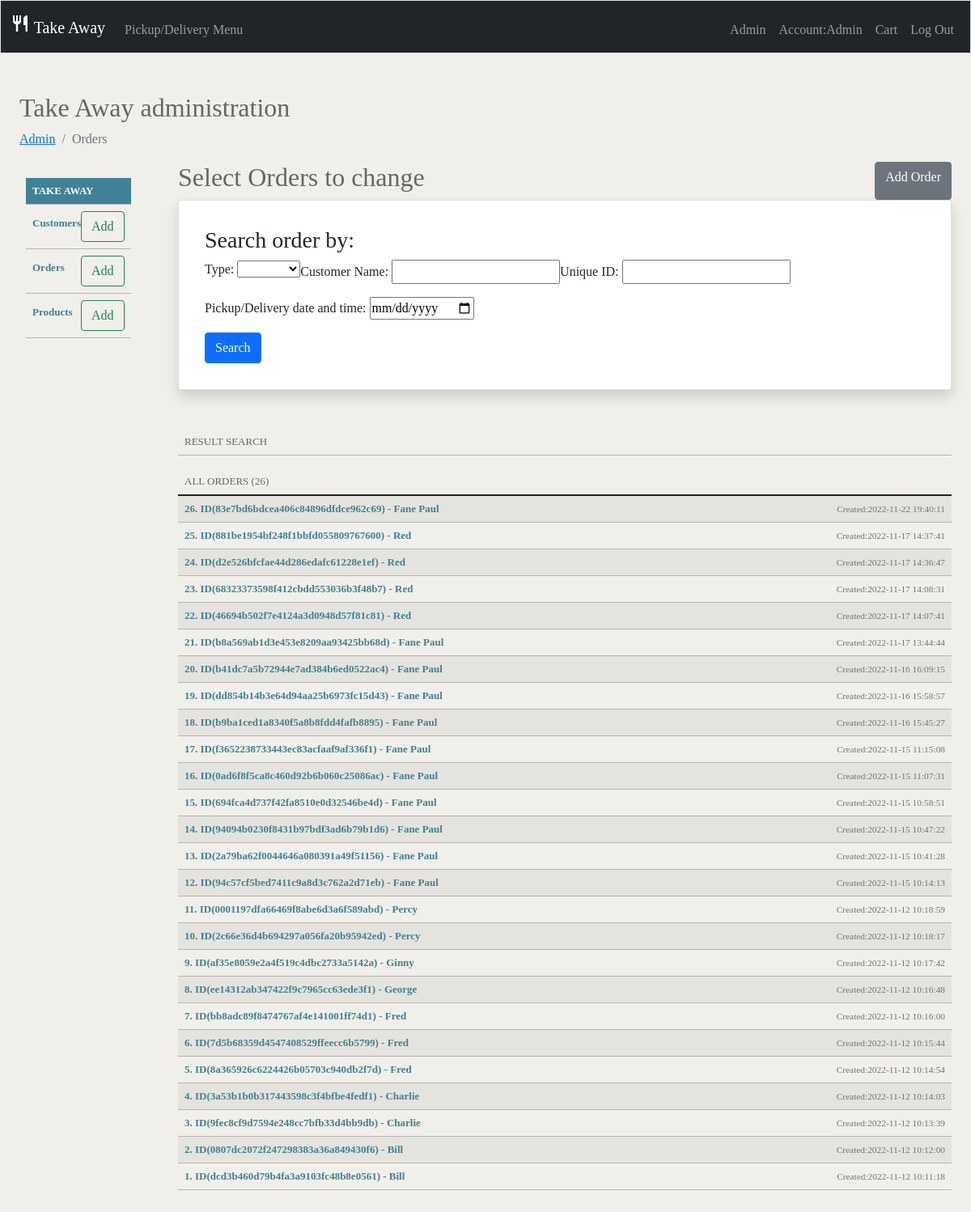
Page /admin/orders (signed in) on the committed database.
### tables this page shows
CREATE TABLE orders (orderID INTEGER PRIMARY KEY AUTOINCREMENT NOT NULL, uniqueID TEXT NOT NULL, customerID INTEGER NOT NULL, created_at DATETIME NOT NULL, pickup_delivery_time DATETIME NOT NULL, total_price FLOAT NOT NULL, type varchar(40) NOT NULL, address TEXT);

CREATE TABLE customer (customerID INTEGER PRIMARY KEY AUTOINCREMENT NOT NULL, customerName varchar(40) NOT NULL, username varchar(40) NOT NULL, email varchar(40) NOT NULL, hashPassword TEXT NOT NULL, created_at DATETIME);

### app.py (the view)
@app.route("/admin/orders")
@login_required
@admin_required
def orders():
    orders = db.execute("SELECT * FROM orders ORDER BY orderID DESC")
    customers = db.execute("SELECT customerID, customerName FROM customer")
    return render_template("orders.html", orders=orders, customers=customers)

### app.py (called while the page is built)
@app.after_request
def after_request(response):
    response.headers["Cache-Control"] = "no-cache, no-store, must-revalidate"
    response.headers["Expires"] = 0
    response.headers["Pragma"] = "no-cache"
    return response

### helpers.py (called while the page is built)
def login_required(f):
    @wraps(f)
    def decorated_function(*args, **kwargs):
        if session.get("user_id") is None:
            return redirect("/login")
        return f(*args, **kwargs)
    return decorated_function

def admin_required(f):
    @wraps(f)
    def decorated_function(*args, **kwargs):
        if session.get("user_id") != 1:
            flash("Sorry, you must be the Admin to access the admin page!")
            return redirect("/")
        return f(*args, **kwargs)
    return decorated_function

### templates/orders.html (shortened to what this page needs)
{% extends "layout-admin.html" %}
{% block nav %}
    <nav aria-label="breadcrumb">
        <ol class="breadcrumb">
            <li class="breadcrumb-item"><a href="/admin">Admin</a></li>
            <li class="breadcrumb-item active" aria-current="page">Orders</li>
        </ol>
    </nav>
{% endblock %}
{% block admin %}
    <div class="table-title">
        <h2 class="admin-area-title">Select Orders to change</h2>
        <a  href="" type="button" class="btn btn-secondary">Add Order</a>
    </div>
    <div class="card shadow p-3 mb-5 bg-body rounded">
        <div class="card-body">
            <form>
                <h3>Search order by:</h3>
                <div id="form-search-order">
                    <div class="mb-3">
                        <label>Type:</label>
                        <select  id="type-search" name="type-search"  aria-label="Default select example">
                            <option selected ></option>
                            <option value="Pickup">Pickup</option>
                        </select>
                    </div>
                    <div class="mb-3">
                        <label>Customer Name:</label>
                        <input autocomplete="off"  id="customerName-search" name="customerName-search" type="text">
                    </div>
                    <div class="mb-3">
                        <label>Unique ID:</label>
                        <input autocomplete="off"  id="uniqueID-search" name="uniqueID-search" type="text">
                    </div>
                    <div class="mb-3">
                        <label>Pickup/Delivery date and time:</label>
                        <input autocomplete="off"  id="pickup_delivery_time-search" name="pickup_delivery_time-search" type="date">
                    </div>
                </div>
                <button id="search-order-button" class="btn btn-primary" type="button">Search</button>
            </form>
        </div>
    </div>
    <table class="table table-striped">
        <thead>
            <tr class="table-design">
                <td id="length-search" class="admin-area-title">RESULT SEARCH</td>
            </tr>
        </thead>
    </table>
    <table class="table table-striped">
        <thead>
            <tr class="table-design">
                <td class="admin-area-title">ALL ORDERS ({{ orders|length }})</td>
            </tr>
        </thead>
        <tbody>
            {% for order in orders %}
            <tr class="table-design">
                <td>
                    <div class="table-title">
                        <a class="table-font" href="/admin/orders/{{ order.orderID }}/change">
                            {{ order.orderID }}. ID({{ order.uniqueID }})  - {% for customer in customers %}{% if order.customerID == customer.customerID %} {{customer.customerName}} {% endif %}{% endfor %}
                        </a>
                        <small class="table-design text-muted">Created:{{ order.created_at }}</small>
                    </div>
                </td>
            </tr>
            {% endfor %}
        </tbody>
    </table>
{% endblock %}

### static/style.css (style rules this page uses)
body { background: #f1efe9; font-family: "futura-pt"; }
.table-title { display: block; display: flex; }
.table-font { flex-grow: 1; font-weight: 600; text-decoration: none; color: #408197; }
.admin-area-title { color:#666; flex-grow: 1; }
.table-design { padding: 0; white-space: nowrap; vertical-align: middle; }
td, th { font-size: 13px; line-height: 16px; border-bottom: 1px solid #b4b4b4; vertical-align: top; padding: 8px; }
#form-search-order { display: flex; flex-wrap: wrap; }

### rows in the picture
orders: orderID "26", uniqueID "83e7bd6bdcea406c84896dfdce962c69", created_at "2022-11-22 19:40:11"
customer: customerName "Fane Paul"
orders: orderID "25", uniqueID "881be1954bf248f1bbfd055809767600", created_at "2022-11-17 14:37:41"
customer: customerName "Red"
orders: orderID "24", uniqueID "d2e526bfcfae44d286edafc61228e1ef", created_at "2022-11-17 14:36:47"
orders: orderID "23", uniqueID "68323373598f412cbdd553036b3f48b7", created_at "2022-11-17 14:08:31"
orders: orderID "22", uniqueID "46694b502f7e4124a3d0948d57f81c81", created_at "2022-11-17 14:07:41"
orders: orderID "21", uniqueID "b8a569ab1d3e453e8209aa93425bb68d", created_at "2022-11-17 13:44:44"
orders: orderID "20", uniqueID "b41dc7a5b72944e7ad384b6ed0522ac4", created_at "2022-11-16 16:09:15"
orders: orderID "19", uniqueID "dd854b14b3e64d94aa25b6973fc15d43", created_at "2022-11-16 15:58:57"
orders: orderID "18", uniqueID "b9ba1ced1a8340f5a8b8fdd4fafb8895", created_at "2022-11-16 15:45:27"
orders: orderID "17", uniqueID "f3652238733443ec83acfaaf9af336f1", created_at "2022-11-15 11:15:08"
orders: orderID "16", uniqueID "0ad6f8f5ca8c460d92b6b060c25086ac", created_at "2022-11-15 11:07:31"
orders: orderID "15", uniqueID "694fca4d737f42fa8510e0d32546be4d", created_at "2022-11-15 10:58:51"
orders: orderID "14", uniqueID "94094b0230f8431b97bdf3ad6b79b1d6", created_at "2022-11-15 10:47:22"
orders: orderID "13", uniqueID "2a79ba62f0044646a080391a49f51156", created_at "2022-11-15 10:41:28"
orders: orderID "12", uniqueID "94c57cf5bed7411c9a8d3c762a2d71eb", created_at "2022-11-15 10:14:13"
orders: orderID "11", uniqueID "0001197dfa66469f8abe6d3a6f589abd", created_at "2022-11-12 10:18:59"
customer: customerName "Percy"
orders: orderID "10", uniqueID "2c66e36d4b694297a056fa20b95942ed", created_at "2022-11-12 10:18:17"
orders: orderID "9", uniqueID "af35e8059e2a4f519c4dbc2733a5142a", created_at "2022-11-12 10:17:42"
customer: customerName "Ginny"
orders: orderID "8", uniqueID "ee14312ab347422f9c7965cc63ede3f1", created_at "2022-11-12 10:16:48"
customer: customerName "George"
orders: orderID "7", uniqueID "bb8adc89f8474767af4e141001ff74d1", created_at "2022-11-12 10:16:00"
customer: customerName "Fred"
orders: orderID "6", uniqueID "7d5b68359d4547408529ffeecc6b5799", created_at "2022-11-12 10:15:44"
orders: orderID "5", uniqueID "8a365926c6224426b05703c940db2f7d", created_at "2022-11-12 10:14:54"
orders: orderID "4", uniqueID "3a53b1b0b317443598c3f4bfbe4fedf1", created_at "2022-11-12 10:14:03"
customer: customerName "Charlie"
orders: orderID "3", uniqueID "9fec8cf9d7594e248cc7bfb33d4bb9db", created_at "2022-11-12 10:13:39"
orders: orderID "2", uniqueID "0807dc2072f247298383a36a849430f6", created_at "2022-11-12 10:12:00"
customer: customerName "Bill"
orders: orderID "1", uniqueID "dcd3b460d79b4fa3a9103fc48b8e0561", created_at "2022-11-12 10:11:18"

### other values in the picture
{{ session["name"] }} "Admin"
{{ orders|length }} "26"
